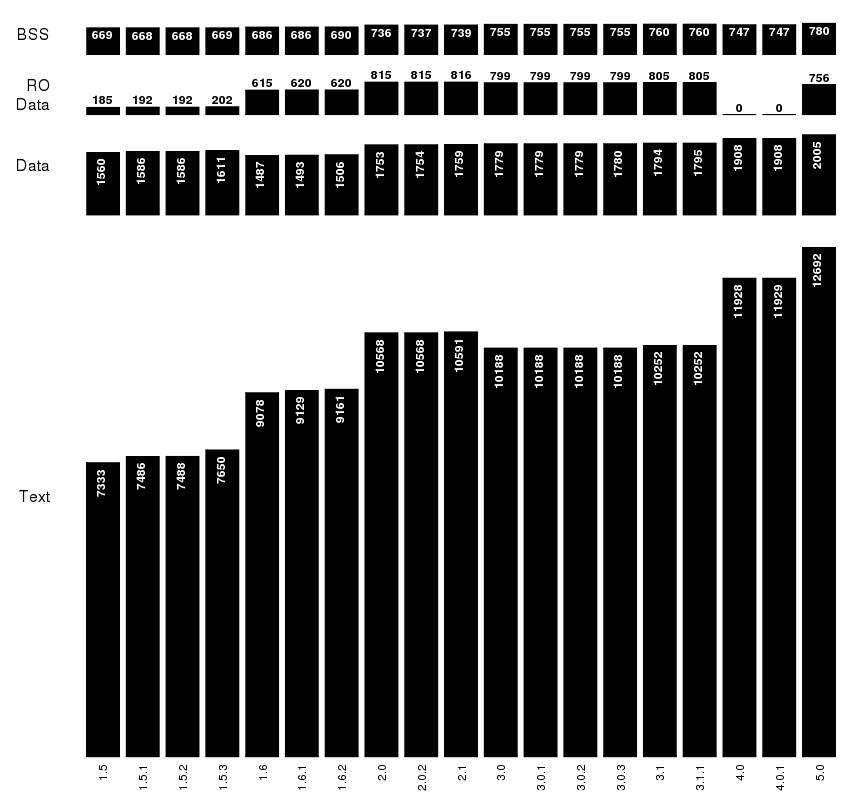

Reproduce this figure in R.
d <- read.table('expsyms', head=T)

png('expsyms.png', width=850, height=800, antialias='subpixel')

par(mar=c(3,6,1,1))
b <- barplot(d$text, ylim=c(0, 18500), col='black', axes=F, ann=F, yaxs='i', xaxs='i')[,1]
text(b-0.2, d$text, font=2, labels=paste(d$text, '  ', sep=''), col='white', srt=90, adj=c(1, 1))
rect(b-0.5, 13500, b+0.5, d$data+13500, col='black')
text(b-0.2, d$data+13500, font=2, labels=paste(d$data, '  ', sep=''), col='white', srt=90, adj=c(1, 1))
rect(b-0.5, 16000, b+0.5, d$rodata+16000, col='black')
text(b, d$rodata+16000+70, font=2, labels=d$rodata, col='black', adj=c(0.5, 0))
rect(b-0.5, 17500, b+0.5, d$bss+17500, col='black')
text(b, d$bss+17500-70, font=2, labels=d$bss, col='white', adj=c(0.5, 1))


axis(1, at=b, labels=d$release, las=2, tick=F, line=-0.5)
## axis(2, las=2, at=seq(0, 13000, 1000), line=0.5)
## y <- seq(13500, 15500, 500)
## axis(2, las=2, at=y, labels=y-y[1], line=0.5)
## y <- seq(16000, 17000, 500)
## axis(2, las=2, at=y, labels=y-y[1], line=0.5)
## y <- seq(17500, 18500, 500)
## axis(2, las=2, at=y, labels=y-y[1], line=0.5)
par(ps=12)
axis(2, at=13000/2, label='Text', tick=F, line=1.5, las=2)
axis(2, at=13500+2500/2, label='Data', tick=F, line=1.5, las=2)
axis(2, at=16500, label='RO\nData', tick=F, line=1.5, las=2)
axis(2, at=18000, label='BSS', tick=F, line=1.5, las=2)
dev.off()
